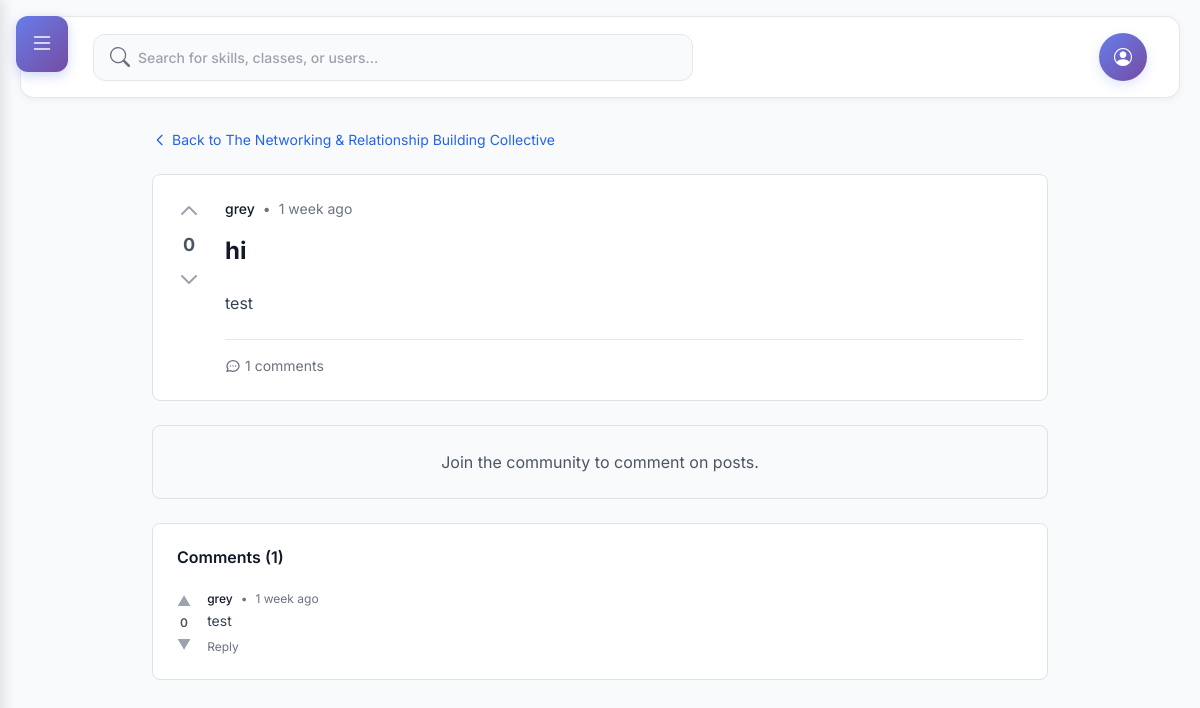
Page /communities/219/post/5/ on the committed database.
### communities/models.py (models this page shows, shortened)
class Community(models.Model):
    name = models.CharField(max_length=140)
    skill = models.ForeignKey(Skill, on_delete=models.CASCADE)
    description = models.TextField(blank=True)
    members = models.ManyToManyField(settings.AUTH_USER_MODEL, related_name='communities', blank=True)
    created_at = models.DateTimeField(auto_now_add=True, null=True, blank=True)
    updated_at = models.DateTimeField(auto_now=True, null=True, blank=True)
    creator = models.ForeignKey(settings.AUTH_USER_MODEL, on_delete=models.SET_NULL, null=True, blank=True, related_name='created_communities')
    is_approved = models.BooleanField(default=True)  # For admin approval system
    class Meta:
        verbose_name_plural = 'Communities'
        ordering = ['-created_at']

class Post(models.Model):
    community = models.ForeignKey(Community, on_delete=models.CASCADE, related_name='posts')
    author = models.ForeignKey(settings.AUTH_USER_MODEL, on_delete=models.CASCADE, related_name='community_posts')
    title = models.CharField(max_length=300)
    content = models.TextField()
    image = models.ImageField(upload_to='community_posts/', blank=True, null=True)
    link = models.URLField(blank=True, help_text="External link (optional)")
    upvotes = models.ManyToManyField(settings.AUTH_USER_MODEL, related_name='upvoted_posts', blank=True)
    downvotes = models.ManyToManyField(settings.AUTH_USER_MODEL, related_name='downvoted_posts', blank=True)
    created_at = models.DateTimeField(auto_now_add=True)
    updated_at = models.DateTimeField(auto_now=True)
    is_pinned = models.BooleanField(default=False)
    class Meta:
        ordering = ['-is_pinned', '-created_at']
    @property
    def score(self):
        return self.upvotes.count() - self.downvotes.count()
    @property
    def comment_count(self):
        return self.comments.count()

class Comment(models.Model):
    post = models.ForeignKey(Post, on_delete=models.CASCADE, related_name='comments')
    author = models.ForeignKey(settings.AUTH_USER_MODEL, on_delete=models.CASCADE, related_name='community_comments')
    content = models.TextField()
    parent = models.ForeignKey('self', on_delete=models.CASCADE, null=True, blank=True, related_name='replies')
    upvotes = models.ManyToManyField(settings.AUTH_USER_MODEL, related_name='upvoted_comments', blank=True)
    downvotes = models.ManyToManyField(settings.AUTH_USER_MODEL, related_name='downvoted_comments', blank=True)
    created_at = models.DateTimeField(auto_now_add=True)
    updated_at = models.DateTimeField(auto_now=True)
    class Meta:
        ordering = ['created_at']
    @property
    def score(self):
        return self.upvotes.count() - self.downvotes.count()

### communities/views.py (the view)
# urls.py: path('<int:community_pk>/post/<int:post_pk>/', views.post_detail, name='post_detail'),
def post_detail(request, community_pk, post_pk):
    post = get_object_or_404(
        Post.objects.select_related('community', 'author', 'author__profile'),
        pk=post_pk,
        community__pk=community_pk,
        community__is_approved=True
    )
    comments = post.comments.filter(
        parent=None
    ).select_related(
        'author', 'author__profile'
    ).prefetch_related(
        'replies__author',
        'replies__author__profile',
        'upvotes',
        'downvotes'
    ).order_by('-created_at')
    is_member = request.user.is_authenticated and request.user in post.community.members.all()
    user_vote = None
    if request.user.is_authenticated:
        if request.user in post.upvotes.all():
            user_vote = 'up'
        elif request.user in post.downvotes.all():
            user_vote = 'down'
    return render(request, 'communities/post_detail.html', {
        'post': post,
        'community': post.community,
        'comments': comments,
        'is_member': is_member,
        'user_vote': user_vote,
    })

### communities/templates/communities/post_detail.html (shortened to what this page needs)
{% extends 'base.html' %}
{% block content %}
<div class="max-w-4xl mx-auto">
    <a href="{% url 'communities:community_detail' community.pk %}" class="text-blue-600 hover:text-blue-700 text-sm flex items-center gap-1 mb-4">
        <svg class="h-4 w-4" fill="none" stroke="currentColor" viewBox="0 0 24 24">
            <path stroke-linecap="round" stroke-linejoin="round" stroke-width="2" d="M15 19l-7-7 7-7"></path>
        </svg>
        Back to {{ community.name }}
    </a>
    <div class="bg-white rounded-lg border border-gray-200 mb-6">
        <div class="p-6">
            <div class="flex gap-4">
                <div class="flex flex-col items-center gap-2" id="post-votes">
                    <button
                        class="vote-btn {% if user_vote == 'up' %}text-blue-600{% else %}text-gray-400 hover:text-blue-600{% endif %} transition-colors"
                        data-vote-type="up"
                        {% if not is_member %}disabled{% endif %}
                    >
                        <svg class="h-6 w-6" fill="{% if user_vote == 'up' %}currentColor{% else %}none{% endif %}" stroke="currentColor" viewBox="0 0 24 24">
                            <path stroke-linecap="round" stroke-linejoin="round" stroke-width="2" d="M5 15l7-7 7 7"></path>
                        </svg>
                    </button>
                    <span id="post-score" class="font-bold text-lg {% if post.score > 0 %}text-blue-600{% elif post.score < 0 %}text-red-600{% else %}text-gray-600{% endif %}">
                        {{ post.score }}
                    </span>
                    <button
                        class="vote-btn {% if user_vote == 'down' %}text-red-600{% else %}text-gray-400 hover:text-red-600{% endif %} transition-colors"
                        data-vote-type="down"
                        {% if not is_member %}disabled{% endif %}
                    >
                        <svg class="h-6 w-6" fill="{% if user_vote == 'down' %}currentColor{% else %}none{% endif %}" stroke="currentColor" viewBox="0 0 24 24">
                            <path stroke-linecap="round" stroke-linejoin="round" stroke-width="2" d="M19 9l-7 7-7-7"></path>
                        </svg>
                    </button>
                </div>
                <div class="flex-1">
                    <div class="flex items-center gap-2 text-sm text-gray-500 mb-3">
                        <a href="{% url 'users:view_profile' post.author.username %}" class="font-medium text-gray-900 hover:text-blue-600">
                            {{ post.author.username }}
                        </a>
                        <span>•</span>
                        <span>{{ post.created_at|timesince }} ago</span>
                    </div>
                    <h1 class="text-2xl font-bold text-gray-900 mb-4">{{ post.title }}</h1>
                    <div class="prose max-w-none mb-4">
                        <p class="text-gray-700 whitespace-pre-wrap">{{ post.content }}</p>
                    </div>
                    <div class="flex items-center justify-between pt-3 border-t border-gray-200">
                        <div class="flex items-center gap-4 text-sm text-gray-500">
                            <span class="flex items-center gap-1">
                                <svg class="h-4 w-4" fill="none" stroke="currentColor" viewBox="0 0 24 24">
                                    <path stroke-linecap="round" stroke-linejoin="round" stroke-width="2" d="M8 12h.01M12 12h.01M16 12h.01M21 12c0 4.418-4.03 8-9 8a9.863 9.863 0 01-4.255-.949L3 20l1.395-3.72C3.512 15.042 3 13.574 3 12c0-4.418 4.03-8 9-8s9 3.582 9 8z"></path>
                                </svg>
                                {{ post.comment_count }} comments
                            </span>
                        </div>
                    </div>
                </div>
            </div>
        </div>
    </div>
    {% if is_member %}
        <div class="bg-white rounded-lg border border-gray-200 p-6 mb-6">
            <h3 class="font-semibold text-gray-900 mb-3">Add a Comment</h3>
            <form method="POST" action="{% url 'communities:add_comment' community.pk post.pk %}">
                {% csrf_token %}
                <textarea
                    name="content"
                    rows="4"
                    required
                    class="w-full px-4 py-2 border border-gray-300 rounded-lg focus:outline-none focus:ring-2 focus:ring-blue-500 resize-none mb-3"
                    placeholder="Share your thoughts..."
                ></textarea>
                <button type="submit" class="px-4 py-2 bg-blue-600 text-white rounded-lg hover:bg-blue-700 transition-colors font-medium">
                    Post Comment
                </button>
            </form>
        </div>
    {% else %}
        <div class="bg-gray-50 rounded-lg border border-gray-200 p-6 mb-6 text-center">
            <p class="text-gray-600">Join the community to comment on posts.</p>
        </div>
    {% endif %}
    <div class="bg-white rounded-lg border border-gray-200 p-6">
        <h3 class="font-semibold text-gray-900 mb-4">Comments ({{ post.comment_count }})</h3>
        {% if comments %}
            <div class="space-y-4">
                {% for comment in comments %}
                    {% include 'communities/comment.html' with comment=comment depth=0 %}
                {% endfor %}
            </div>
        {% else %}
            <p class="text-gray-500 text-center py-8">No comments yet. Be the first to comment!</p>
        {% endif %}
    </div>
</div>
{% endblock %}

### communities/templates/communities/comment.html (shortened to what this page needs)
<div class="{% if depth > 0 %}ml-8 pl-4 border-l-2 border-gray-200{% endif %} {% if depth > 0 %}mt-4{% endif %}">
    <div class="flex gap-3">
        <div class="flex flex-col items-center gap-1">
            <button
                class="comment-vote-btn text-gray-400 hover:text-blue-600 transition-colors text-sm"
                data-comment-id="{{ comment.id }}"
                data-vote-type="up"
            >
                ▲
            </button>
            <span class="comment-score text-xs font-semibold {% if comment.score > 0 %}text-blue-600{% elif comment.score < 0 %}text-red-600{% else %}text-gray-600{% endif %}" data-comment-id="{{ comment.id }}">
                {{ comment.score }}
            </span>
            <button
                class="comment-vote-btn text-gray-400 hover:text-red-600 transition-colors text-sm"
                data-comment-id="{{ comment.id }}"
                data-vote-type="down"
            >
                ▼
            </button>
        </div>
        <div class="flex-1">
            <div class="flex items-center gap-2 text-xs text-gray-500 mb-1">
                <a href="{% url 'users:view_profile' comment.author.username %}" class="font-medium text-gray-900 hover:text-blue-600">
                    {{ comment.author.username }}
                </a>
                <span>•</span>
                <span>{{ comment.created_at|timesince }} ago</span>
            </div>
            <p class="text-gray-700 text-sm mb-2 whitespace-pre-wrap">{{ comment.content }}</p>
            <div class="flex items-center gap-3 text-xs text-gray-500">
                <button
                    class="reply-btn hover:text-blue-600 transition-colors"
                    data-comment-id="{{ comment.id }}"
                >
                    Reply
                </button>
            </div>
        </div>
    </div>
</div>

### static/css/main.css (style rules this page uses)
:root { --bg:#f6f7f9;--card:#f0f1f3;--sidebar:#233455;--sidebarText:#e6ecf5;--text:#121417;--muted:#8b93a1;--brand:#4a67ff }
* { box-sizing:border-box }
html,body { margin:0;padding:0;font-family:Inter,system-ui,-apple-system,Segoe UI,Roboto,Arial,sans-serif;color:var(--text);background:var(--bg) }

### templates/base.html (style rules this page uses)
:root { --sidebar-width: 280px; --collision-breakpoint: 1200px; --brand: #667eea; --brand-hover: #5a77ff; --brand-gradient: linear-gradient(135deg, #667eea 0%, #764ba2 100%); --text: #111827; --text-light: #6b7280; --card: #ffffff; --background: #f9fafb; --border: #e5e7eb; --sidebar-bg: #1f2937; --sidebar-hover: #374151; }
* { font-family: 'Inter', -apple-system, BlinkMacSystemFont, sans-serif; -webkit-font-smoothing: antialiased; -moz-osx-font-smoothing: grayscale; }
body { background: var(--background); }

### rows in the picture
Community: name "The Networking & Relationship Building Collective"
Post: score "0", author.username "grey", created_at "1 week", title "hi", content "test", comment_count "1"
Comment: score "0", author.username "grey", created_at "1 week", content "test"
